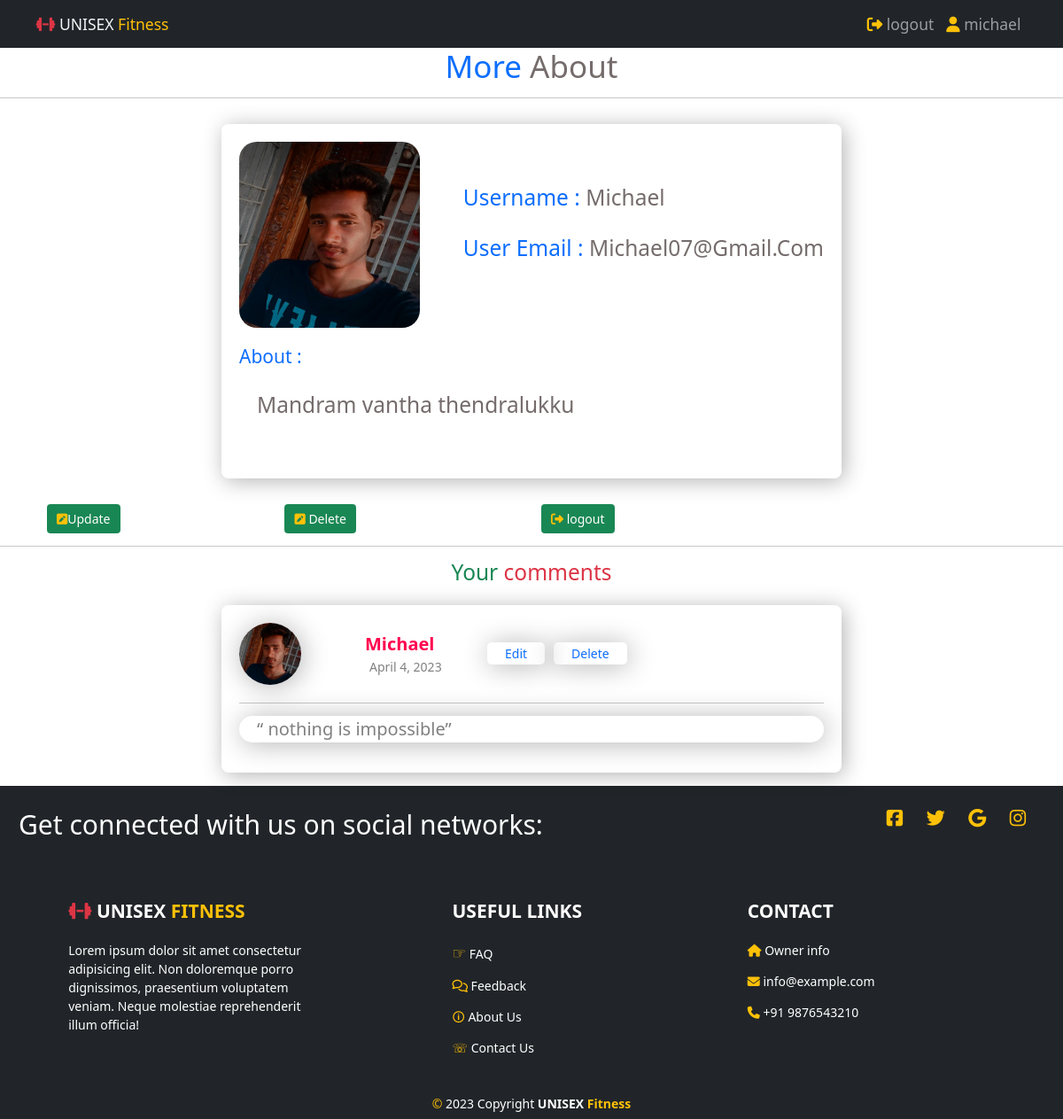
/user_page (signed in), run on the app's committed database.
### mainapp/models.py (models this page shows)
class user_details(models.Model):
    user1=models.ForeignKey(User,on_delete=models.CASCADE)
    about=models.TextField(max_length=50,null=True,blank=True)
    images=models.ImageField(upload_to='images/',null=True,blank=True)

class feedback(models.Model):
    user3=models.ForeignKey(User,on_delete=models.CASCADE)
    comment=models.TextField(max_length=50,null=False,blank=False)
    date=models.DateTimeField(auto_now_add=True)

### mainapp/views.py (the view)
# urls.py: path('user_page',views.user_page,name="user_page"),
def user_page(request):
    fed=feedback.objects.filter(user3=request.user)
    if request.user.is_authenticated:
        details=user_details.objects.filter(user1=request.user)
        return render(request,'layouts/user_page.html',{"details":details,'feedback':fed})
    else:
        return redirect("/")

### mainapp/templates/layouts/user_page.html (shortened to what this page needs)
{% extends 'basic/index.html' %}
{% load static %}
{% block content %}
<div class="col-12">
    <h1 style="text-align: center; color:rgb(117, 108, 108);"><span class="text-primary">More</span> About</h1>
    <hr>
</div>
{% if details %}
    {% for items in details %}
<section class="main">
    <div class="full_boxer">
            <div class="comment_box">
                <div class="box_top">
                    <div class="profile">
                        <div class="profile_imgs ">
                            <img src="{{ items.images.url }}" alt="Profile photo" width="204px" height="210px"><br>
                        </div>
                    </div>
                    <div class="text-capitalize ">
                        <h3 style=" color:rgb(117, 108, 108);"><span class="text-primary">Username : </span>{{request.user}}</h3><br>
                        <h3 style=" color:rgb(117, 108, 108);"><span class="text-primary">User Email : </span>{{request.user.email}}</h3><br>
                    </div>
                </div>
                <div class="body">
                    <h4><span class="text-primary">About : </span></h4>
                    <h3 style=" color:rgb(117, 108, 108);padding:20px;">{{items.about}}</h3><br>
                </div>
            </div>
        </div>
    </section>
    {% endfor %}
{% endif %}
    <div class="row mt-3 mb-3 m-5">
        {% if details %}
            {% for items in details %}
        <div class="col d-flex">
                <div class="col ">
                    <a class="btn btn-success"  href="{% url 'update_details' items.id %}"><i class="fa-solid fa-square-pen text-warning"></i>Update</a>
                </div>
                <div class="col">
                    <a class="btn btn-success"  href="{% url 'delete_user_details' items.id %}" onclick="return confirm('Are you sure? to delete details ?')"><i class="fa-solid fa-square-pen text-warning"></i> Delete</a>
                </div>
        </div>
            {% endfor %}
        {% else %}
        <div class="col">
            <a class="btn btn-success"  href="{% url 'add_user_details' %}" ><i class="fa-solid fa-square-pen text-warning"></i> Add Bio</a>
        </div>
        {% endif %}
        <div class="col">
            <a class="btn btn-success"  href="{% url 'logout' %}" onclick="return confirm('Are you sure? to logout')" ><i class="fa fa-sign-out text-warning"></i> logout</a>
        </div>
    </div>
<hr>
<h3 class="text-danger text-center"><span class="text-success">Your </span> comments</h3>
<section class="main col-12">
    <div class="full_boxer">
        {% for item in feedback %}
        <div class="comment_box col-lg-12 col-md-6">
            <div class="box_top">
                <div class="profile">
                    {% for i in details %}
                    <div class="profile_img">
                         <img src="{{ i.images.url }}" alt="slider ">
                    </div>
                    {% endfor %}
                    <div class="name">
                        <strong>{{request.user}}</strong><span>{{ item.date|date }}</span>
                    </div>
                    <div class="Edit text-success">
                        <a href="{% url 'editcomment' item.id %}">Edit</a>
                    </div>
                    <div class="Delete text-success">
                        <a href="{% url 'deletecomment' item.id %}" onclick="return confirm('Are you sure? to delete your commet ?')">Delete</a>
                    </div>
                </div>
            </div>
            <hr>
            <div class="comment">
                <p style="padding-left:20px; font-size:20px;color:grey;"><q> {{ item.comment }}</q></p>
            </div>
        </div>
        {% endfor %}
    </div>
</section>
{% endblock content %}

### mainapp/templates/basic/navbar.html (shortened to what this page needs)
{% load static %}
<nav class="navbar navbar-expand-lg navbar-dark bg-dark">
    <div class="container">
      <a class="navbar-brand text-warning" href="{% url 'home' %}"><i class="fa fa-dumbbell text-danger"></i> <span style="color: whitesmoke;">UNISEX </span> Fitness</a>
      <div class="collapse navbar-collapse" id="navbarSupportedContent">
        <ul class="navbar-nav ms-auto mb-2 mb-lg-0 fs-5">
          {% if request.user.is_authenticated %}
          <li class="nav-item">
            <a class="nav-link" aria-current="page" href="{% url 'logout' %}" onclick="return confirm('Are you sure? to logout')" ><i class="fa fa-sign-out text-warning"></i> logout</a>
          </li>
          <li class="nav-item">
            <a class="nav-link" href="{% url 'user_page' %}" tabindex="-1"><i class="fa fa-user text-warning"></i> {{request.user}}</a>
          </li>
          {% endif %}
        </ul>
      </div>
    </div>
  </nav>

### static/style.css (style rules this page uses)
* { margin: 0; box-sizing: border-box; scroll-behavior: auto; }
html { font-size: 14px; }
body { font-family: 'Noto Sans', sans-serif; box-sizing: border-box; }
* { margin: 0; box-sizing: border-box; }
a { text-decoration: none; cursor: pointer; }
.main { display: flex; flex-direction: column; justify-content: center; align-items: center; width: 100%; }
.full_boxer { display: flex; flex-wrap: wrap; justify-content: center; align-items: center; width: 100%; }
.box_top { display: flex; justify-content: space-between; align-items: center; margin-bottom: 20px; }
.comment_box { width: 700px; background: white; padding: 20px; margin: 15px; border-radius: 8px; cursor: pointer; box-shadow: 3px 3px 25px rgba(0,0,0,0.3); }
.profile { display: flex; align-items: center; }
.profile_img { width: 70px; height: 70px; box-shadow: 2px 2px 30px rgba(0,0,0,0.3); overflow: hidden; border-radius: 50%; margin-right: 50px; }
.profile_img img { width: 100%; height: 100%; object-fit: cover; object-position: center; box-shadow: 2px 2px 30px rgba(0,0,0,0.3); }
.name { display: flex; flex-direction: column; margin-left:10px ; }
.name { width: 140px; padding: 2px; }
.name strong { padding-left:10px; color: #ff044f; font-size: 20px; text-transform: capitalize; }
.name span { color: gray; padding-left: 15px; }
.comment { box-shadow: 2px 2px 30px rgba(0,0,0,0.3); border-radius: 20px; height: inherit; }
.Edit { padding:2px 20px; margin-left: 10px; box-shadow: 2px 2px 30px rgba(0,0,0,0.3); border-radius: 5px; color: white; }
.Delete { padding:2px 20px; margin-left: 10px; box-shadow: 2px 2px 30px rgba(0,0,0,0.3); border-radius: 5px; color: white; }
.Edit a { width: 100%; }
.profile_imgs img { border-radius: 20px; }

### data on the page
user_details: images (picture), about "Mandram vantha thendralukku"
feedback: date "April 4, 2023", comment "nothing is impossible"

### other printed values
{{ request.user }} "michael"
{{ request.user }} "Michael"
{{ request.user.email }} "Michael07@gmail.com"
